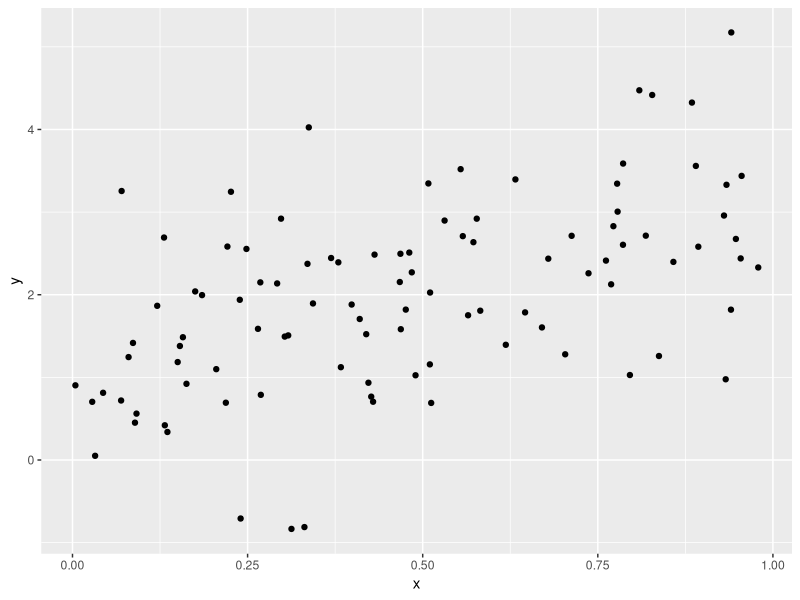

The R script that drew this image:
## ---- chunk 1
library(tidyverse)

plot_df =
  tibble(
    x = runif(100),
    y = 1 + 2 * x + rnorm(100)
  )

plot_df |> 
  ggplot(aes(x = x, y = y)) +
  geom_point()
